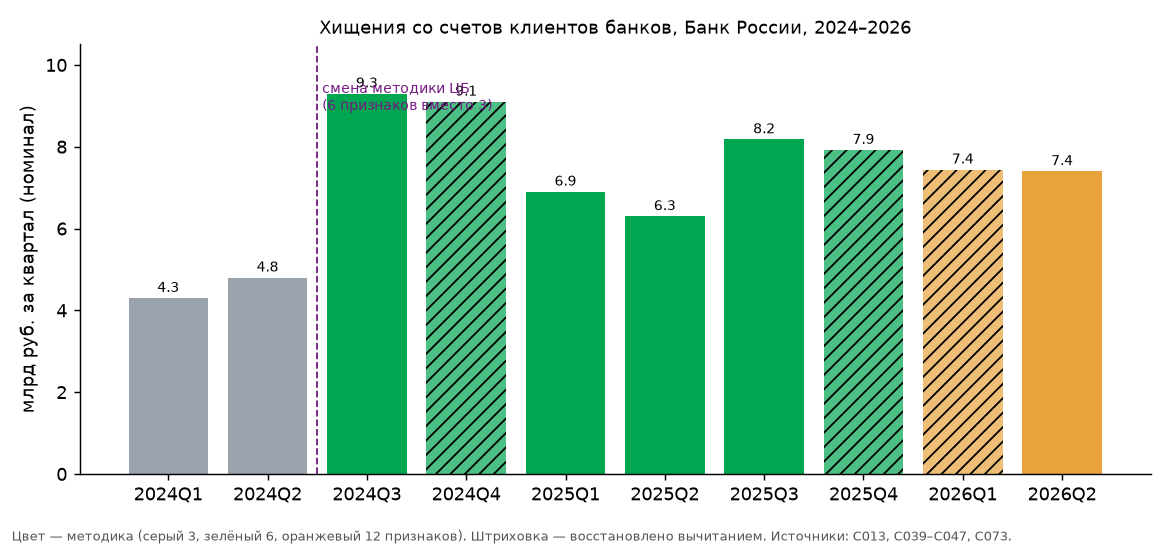

Here is the Python script that generated this plot:
# inputs: cbr_quarterly.csv
# outputs: cbr_quarterly_summary.csv, cbr_quarterly.png, cbr_quarterly_findings.json
"""Динамика хищений со счетов клиентов банков (Банк России), 2024–2026.

Вопрос DQ2: растёт или сокращается проблема. Проверки качества данных:
- смена методики с III кв. 2024 (6 признаков вместо 3) и с I кв. 2026 (12 признаков вместо 6, C073) →
  сравнения только внутри одной методики (v2 после пересмотра 15.11.2026);
- IV кварталы и I кв. 2026 не опубликованы отдельно → восстанавливаются вычитанием (помечены derived);
- единицы: млрд руб., номинал (без поправки на инфляцию).
Запуск: python sf.py data run research/data/cbr_quarterly.py
"""
import json
from pathlib import Path

import matplotlib
import pandas as pd

matplotlib.use("Agg")
import matplotlib.pyplot as plt  # noqa: E402

HERE = Path(__file__).parent
df = pd.read_csv(HERE / "cbr_quarterly.csv", dtype={"quarter": str})
v = dict(zip(df.quarter, df.theft_bn_rub))

# 1. Восстановление непубликуемых кварталов (расчёт, а не факт)
v["2024Q4"] = round(27.5 - (v["2024Q1"] + v["2024Q2"] + v["2024Q3"]), 2)
v["2025Q4"] = round(29.3 - (v["2025Q1"] + v["2025Q2"] + v["2025Q3"]), 2)
v["2026Q1"] = round(v["2026Q2"] / (1 - 0.006), 2)
df["theft_bn_rub"] = df.quarter.map(v)

# 2. Сопоставимые сравнения (только новая методика)
new = df[df.methodology == "new_6_signs"].set_index("quarter").theft_bn_rub
all_q = df.set_index("quarter").theft_bn_rub
res = {
    "q4_2024_derived": v["2024Q4"],
    "q4_2025_derived": v["2025Q4"],
    "q1_2026_derived": v["2026Q1"],
    "h2_2025_vs_h2_2024_pct": round(100 * ((new["2025Q3"] + new["2025Q4"]) / (new["2024Q3"] + new["2024Q4"]) - 1), 1),
    "h1_2026_vs_h1_2025_pct_NOT_COMPARABLE": round(100 * ((all_q["2026Q1"] + all_q["2026Q2"]) / (all_q["2025Q1"] + all_q["2025Q2"]) - 1), 1),
    "q2_2026_vs_q2_2025_pct_NOT_COMPARABLE": round(100 * (all_q["2026Q2"] / all_q["2025Q2"] - 1), 1),
    "comparable_note": "2026 — 12 признаков, 2025 — 6 признаков (C073): разница не равна динамике мошенничества",
    "range_since_new_method_bn": [float(new.min()), float(new.max())],
    "mean_since_new_method_bn": round(float(new.mean()), 2),
    "annual_2025_vs_2024_pct_reported": round(100 * (29.3 / 27.5 - 1), 1),
    "note": "Годовой рост 2025/2024 (+6,5% по расчёту, ЦБ: +6,4%) несопоставим: I–II кв. 2024 считались по старой методике (3 признака).",
}
pd.DataFrame([{"metric": k, "value": json.dumps(val, ensure_ascii=False)} for k, val in res.items()]).to_csv(
    HERE / "cbr_quarterly_summary.csv", index=False, encoding="utf-8")
(HERE / "cbr_quarterly_findings.json").write_text(json.dumps(res, ensure_ascii=False, indent=2), encoding="utf-8")

# 3. График: показатель, единица, период, источник — в подписи
fig, ax = plt.subplots(figsize=(9, 4.2), dpi=130)
colors = [{"old_3_signs": "#9aa3ad", "new_6_signs": "#00a650", "new_12_signs": "#e8a33d"}[m] for m in df.methodology]
bars = ax.bar(df.quarter, df.theft_bn_rub, color=colors)
for b, d, val in zip(bars, df.derived, df.theft_bn_rub):
    if d:
        b.set_hatch("///")
        b.set_alpha(0.7)
    ax.text(b.get_x() + b.get_width() / 2, val + 0.15, f"{val:.1f}", ha="center", fontsize=8)
ax.axvline(1.5, color="#731982", ls="--", lw=1)
ax.text(1.55, 9.6, "смена методики ЦБ\n(6 признаков вместо 3)", fontsize=7.5, color="#731982", va="top")
ax.set_ylabel("млрд руб. за квартал (номинал)")
ax.set_ylim(0, 10.5)
ax.set_title("Хищения со счетов клиентов банков, Банк России, 2024–2026", fontsize=10)
ax.spines[["top", "right"]].set_visible(False)
fig.text(0.01, 0.01, "Цвет — методика (серый 3, зелёный 6, оранжевый 12 признаков). Штриховка — восстановлено вычитанием. Источники: C013, C039–C047, C073.",
         fontsize=7, color="#555")
fig.tight_layout(rect=(0, 0.04, 1, 1))
fig.savefig(HERE / "cbr_quarterly.png")
print(json.dumps(res, ensure_ascii=False, indent=1))
